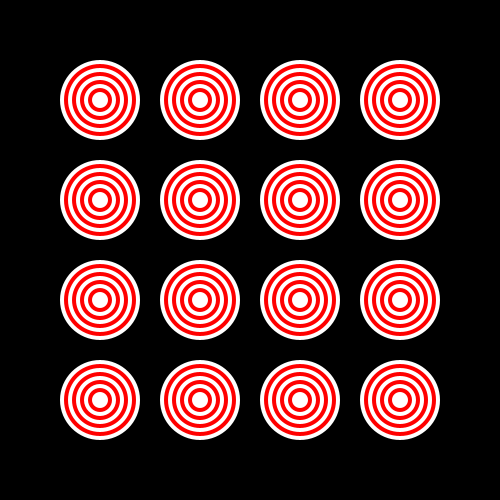
Frame 1 (no input)
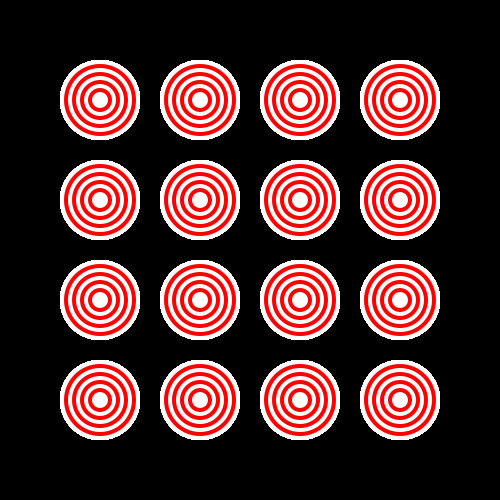
Frame 60 (the mouse pressed at the canvas centre just before this capture)
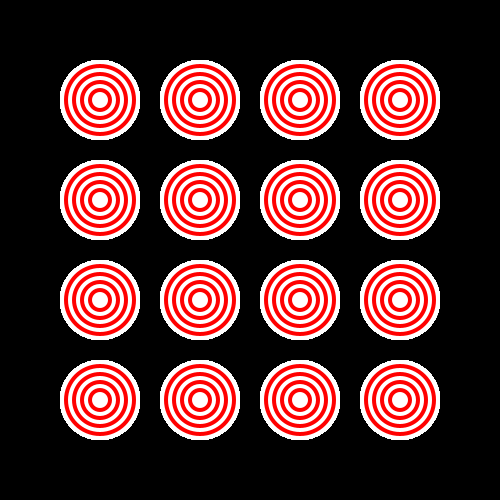
Frame 120 (the mouse held since frame 60 and released just before this capture)

The Processing sketch that drew these frames (run headless with seeded random() and noise(); from frame 60 on, the mouse is pressed at the canvas centre):

// Processing sketch: processing_71145
// ── processing_71145.pde

int x, y, r;


void setup() {
  size(500, 500);
  background(0);
  smooth();
  ellipseMode(CENTER);
  noStroke();
}

void draw() {
  for (y=1; y<5; y++) {
    for (x=1; x<5; x++) {
      for (r=10;r>1; r--) {
        fill(255);
        if (r%2==1) {
          fill(255, 0, 0);
        }
        ellipse(x*100, y*100, r*8, r*8);
     }
    }
  }
}
